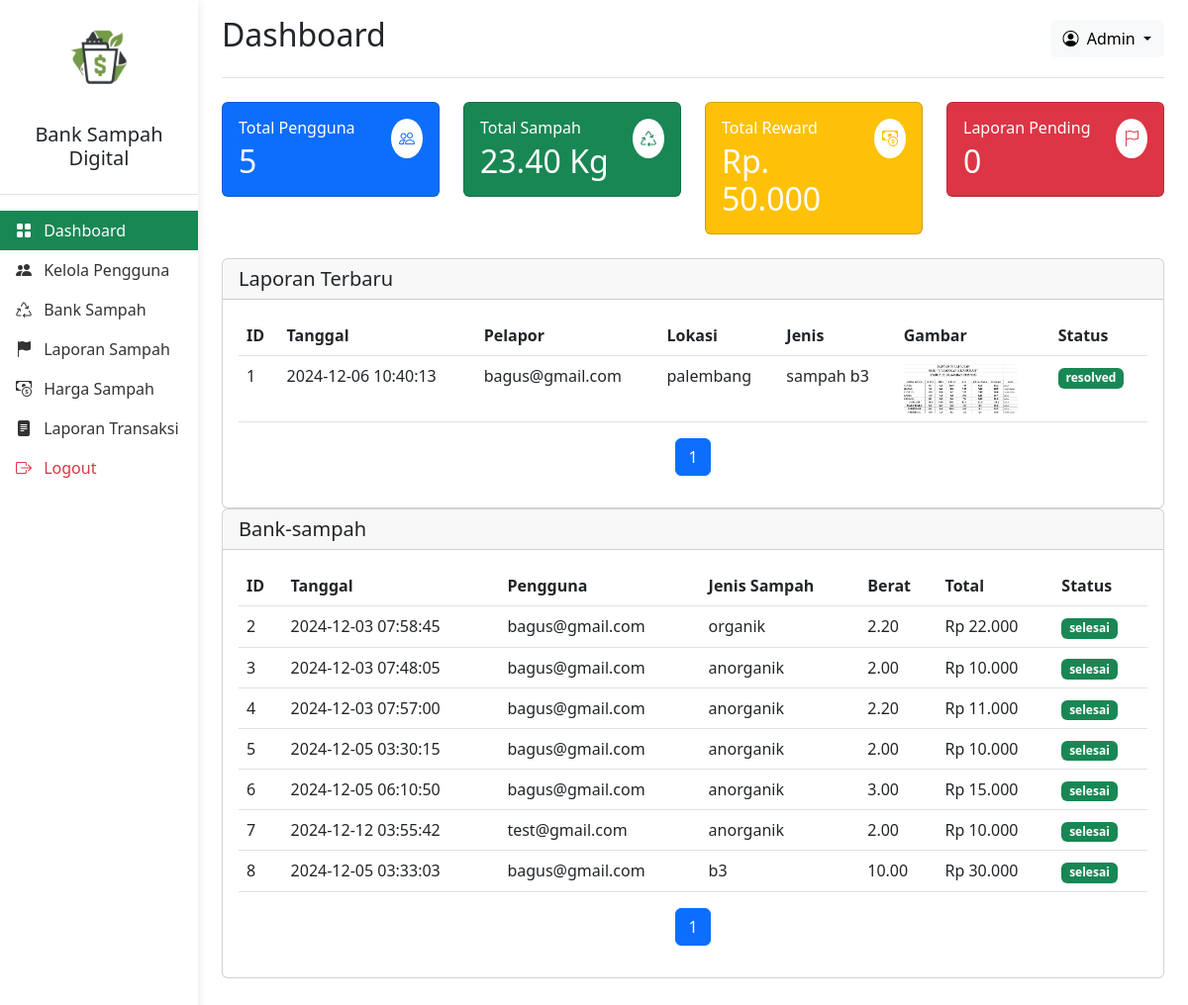
The page /dashboard/admin.php (signed in) on the database its author committed.
### tables this page shows
CREATE TABLE `laporan` (
  `id_laporan` int NOT NULL,
  `id_user` int DEFAULT NULL,
  `deskripsi` text,
  `status` enum('pending','in progress','resolved') DEFAULT NULL,
  `tanggal_laporan` timestamp NOT NULL DEFAULT CURRENT_TIMESTAMP,
  `jenis` enum('sampah rumah tangga','sampah industri','sampah b3') NOT NULL,
  `gambar` varchar(255) NOT NULL,
  `lokasi` varchar(255) NOT NULL
);

CREATE TABLE `users` (
  `id_user` int NOT NULL,
  `email` varchar(255) NOT NULL,
  `password` varchar(255) NOT NULL,
  `role` enum('user','admin') DEFAULT 'user',
  `tanggal_daftar` timestamp NULL DEFAULT CURRENT_TIMESTAMP
);

CREATE TABLE `setor_sampah` (
  `id_setor` int NOT NULL,
  `id_user` int DEFAULT NULL,
  `id_kategori` int DEFAULT NULL,
  `berat` decimal(10,2) NOT NULL,
  `total_harga` decimal(10,2) NOT NULL,
  `status` enum('pending','proses','selesai') NOT NULL DEFAULT 'pending',
  `tanggal_setoran` timestamp NULL DEFAULT CURRENT_TIMESTAMP
);

CREATE TABLE `kategori_sampah` (
  `id_kategori` int NOT NULL,
  `jenis` enum('organik','anorganik','b3') NOT NULL,
  `harga_per_kg` decimal(10,2) NOT NULL,
  `keterangan` text NOT NULL
);

### dashboard/admin.php (the view, shortened to what this page needs)
<?php
require_once "../functions/functions.php";
$batas_data = 10;
$halaman = isset($_GET['halaman']) ? (int)$_GET['halaman'] : 1;
$posisi = ($halaman - 1) * $batas_data;
$query_total = "SELECT COUNT(*) AS total FROM setor_sampah";
$total_result = $conn->query($query_total);
$total_data = $total_result->fetch_assoc()['total'];
$total_halaman = ceil($total_data / $batas_data);
$stmt = $conn->prepare("SELECT setor_sampah.*, users.email, kategori_sampah.jenis
                        FROM setor_sampah
                        INNER JOIN users ON setor_sampah.id_user = users.id_user
                        INNER JOIN kategori_sampah ON setor_sampah.id_kategori = kategori_sampah.jenis
                        LIMIT ?, ?");
$stmt->bind_param("ii", $posisi, $batas_data);
$stmt->execute();
$result = $stmt->get_result();
$i = 1;
$batas_data1 = 10;
$halaman1 = isset($_GET['halaman']) ? (int)$_GET['halaman'] : 1;
$posisi1 = ($halaman1 - 1) * $batas_data1;
$query_total1 = "SELECT COUNT(*) AS total FROM laporan";
$total_result1 = $conn->query($query_total1);
$total_data1 = $total_result1->fetch_assoc()['total'];
$total_halaman1 = ceil($total_data1 / $batas_data1);
$stmt1 = $conn->prepare("SELECT laporan.*, users.email
                                FROM laporan
                                INNER JOIN users ON laporan.id_user = users.id_user
                                LIMIT ?, ?");
$stmt1->bind_param("ii", $posisi1, $batas_data1);
$stmt1->execute();
$result1 = $stmt1->get_result();
?>
<!DOCTYPE html>
<html lang="id">
<head>
    <link href="https://cdn.jsdelivr.net/npm/bootstrap@5.3.0/dist/css/bootstrap.min.css" rel="stylesheet">
    <link href="https://cdn.jsdelivr.net/npm/bootstrap-icons@1.7.2/font/bootstrap-icons.css" rel="stylesheet">
    <link rel="stylesheet" href="../assets/css/admin.css">
</head>
<body>
    <div class="container-fluid">
        <div class="row">
            <div class="col-md-3 col-lg-2 px-0 bg-white sidebar">
                <div class="d-flex flex-column">
                    <div class="text-center p-3 border-bottom">
                        <img src="../assets/img/Logo.png" alt="Logo" class="img-fluid mb-2" style="max-width: 100px;">
                        <h5>Bank Sampah Digital</h5>
                    </div>
                    <ul class="nav flex-column py-3">
                        <li class="nav-item">
                            <a class="nav-link active" href="admin.php">
                                <i class="bi bi-grid-fill me-2"></i>
                                Dashboard
                            </a>
                        </li>
                        <li class="nav-item">
                            <a class="nav-link" href="Kelola.php">
                                <i class="bi bi-people-fill me-2"></i>
                                Kelola Pengguna
                            </a>
                        </li>
                        <li class="nav-item">
                            <a class="nav-link" href="bank-sampah.php">
                                <i class="bi bi-recycle me-2"></i>
                                Bank Sampah
                            </a>
                        </li>
                        <li class="nav-item">
                            <a class="nav-link" href="Laporan.php">
                                <i class="bi bi-flag-fill me-2"></i>
                                Laporan Sampah
                            </a>
                        </li>
                        <li class="nav-item">
                            <a class="nav-link" href="Harga.php">
                                <i class="bi bi-cash-coin me-2"></i>
                                Harga Sampah
                            </a>
                        </li>
                        <li class="nav-item">
                            <a class="nav-link" href="Transaksi.php">
                                <i class="bi bi-file-text-fill me-2"></i>
                                Laporan Transaksi
                            </a>
                        </li>
                        <li class="nav-item mt-auto">
                            <a class="nav-link text-danger" href="<?php echo $GLOBALS['base_url']; ?>/user/logout.php">
                                <i class="bi bi-box-arrow-right me-2"></i>
                                Logout
                            </a>
                        </li>
                    </ul>
                </div>
            </div>
            <div class="col-md-9 col-lg-10 ms-sm-auto px-4 py-3">
                <header class="d-flex justify-content-between align-items-center pb-3 mb-4 border-bottom">
                    <h1 class="h2">Dashboard</h1>
                    <div class="d-flex align-items-center">
                        <div class="dropdown">
                            <button class="btn btn-light dropdown-toggle" type="button" id="profileDropdown" data-bs-toggle="dropdown">
                                <i class="bi bi-person-circle me-1"></i>
                                Admin
                            </button>
                        </div>
                    </div>
                </header>
                <div class="row g-4 mb-4">
                    <div class="col-md-3">
                        <div class="card card-dashboard bg-primary text-white">
                            <div class="card-body">
                                <div class="d-flex justify-content-between align-items-start">
                                    <div>
                                        <h6 class="card-title mb-1">Total Pengguna</h6>
                                        <h2 class="mb-0"><?= totaluser(); ?></h2>
                                    </div>
                                    <div class="bg-white rounded-circle p-2">
                                        <i class="bi bi-people text-primary"></i>
                                    </div>
                                </div>
                            </div>
                        </div>
                    </div>
                    <div class="col-md-3">
                        <div class="card card-dashboard bg-success text-white">
                            <div class="card-body">
                                <div class="d-flex justify-content-between align-items-start">
                                    <div>
                                        <h6 class="card-title mb-1">Total Sampah</h6>
                                        <h2 class="mb-0"><?= totalsampah(); ?></h2>
                                    </div>
                                    <div class="bg-white rounded-circle p-2">
                                        <i class="bi bi-recycle text-success"></i>
                                    </div>
                                </div>
                            </div>
                        </div>
                    </div>
                    <div class="col-md-3">
                        <div class="card card-dashboard bg-warning text-white">
                            <div class="card-body">
                                <div class="d-flex justify-content-between align-items-start">
                                    <div>
                                    <h6 class="card-title mb-1">Total Reward</h6>
                                    <h2 class="mb-0"><?= reward(); ?></h2>
                                    </div>
                                    <div class="bg-white rounded-circle p-2">
                                        <i class="bi bi-cash-coin text-warning"></i>
                                    </div>
                                </div>
                            </div>
                        </div>
                    </div>
                    <div class="col-md-3">
                        <div class="card card-dashboard bg-danger text-white">
                            <div class="card-body">
                                <div class="d-flex justify-content-between align-items-start">
                                    <div>
                                        <h6 class="card-title mb-1">Laporan Pending</h6>
                                        <h2 class="mb-0"><?php totallapor2(); ?></h2>
                                    </div>
                                    <div class="bg-white rounded-circle p-2">
                                        <i class="bi bi-flag text-danger"></i>
                                    </div>
                                </div>
                            </div>
                        </div>
                    </div>
                </div>
                <div class="card">
                    <div class="card-header d-flex justify-content-between align-items-center">
                        <h5 class="mb-0">Laporan Terbaru</h5>
                    </div>
                    <div class="card-body">
                        <div class="table-responsive">
                            <table class="table table-hover">
                                <thead>
                                    <tr>
                                        <th>ID</th>
                                        <th>Tanggal</th>
                                        <th>Pelapor</th>
                                        <th>Lokasi</th>
                                        <th>Jenis</th>
                                        <th>Gambar</th>
                                        <th>Status</th>
                                    </tr>
                                </thead>
                                <tbody>
                                <?php while($row1 = $result1->fetch_assoc()): ?>
                                    <tr>
                                        <td><?= $i++ ?></td>
                                        <td><?= $row1['tanggal_laporan']; ?></td>
                                        <td><?= $row1['email']; ?></td>
                                        <td><?= $row1['lokasi']; ?></td>
                                        <td><?= $row1['jenis']; ?></td>
                                        <td><?='<img src="../pages/uploads/' . $row1['gambar'] .' "height="50px" alt="Gambar Laporan">'; ?></td>
                                        <?php if($row1['status'] == 'pending'): ?>
                                        <td>
                                            <span class="badge bg-danger">pending</span>
                                        </td>
                                        <?php elseif($row1['status'] == 'in progress'): ?>
                                        <td>
                                            <span class="badge bg-warning">in_progress</span>
                                        </td>
                                        <?php elseif($row1['status'] == 'resolved'): ?>
                                        <td>
                                            <span class="badge bg-success">resolved</span>
                                        </td>
                                        <?php endif; ?>
                                    </tr>
                                <?php endwhile; ?>
                                </tbody>
                            </table>
                            <div class="pagination d-flex justify-content-center mt-3">
                                <nav aria-label="Page navigation">
                                    <ul class="pagination">
                                        <?php
                                        for($x = 1; $x <= $total_halaman1; $x++){
                                            $active = ($x == $halaman1) ? 'active' : '';
                                            echo "<li class='page-item $active'><a class='page-link' href='?halaman=$x'>$x</a></li>";
                                        }
                                        ?>
                                    </ul>
                                </nav>
                            </div>
                        </div>
                    </div>
                </div>
                <div class="card mb-4">
                    <div class="card-header d-flex justify-content-between align-items-center">
                        <h5 class="mb-0">Bank-sampah</h5>
                    </div>
                    <div class="card-body">
                        <div class="table-responsive">
                            <table class="table table-hover">
                                <thead>
                                    <tr>
                                        <th>ID</th>
                                        <th>Tanggal</th>
                                        <th>Pengguna</th>
                                        <th>Jenis Sampah</th>
                                        <th>Berat</th>
                                        <th>Total</th>
                                        <th>Status</th>
                                    </tr>
                                </thead>
                                <tbody>
                                <?php while($row = $result->fetch_assoc()): ?>
                                    <tr>
                                        <td><?= $i++; ?></td>
                                        <td><?= $row['tanggal_setoran']; ?></td>
                                        <td><?= $row['email']; ?></td>
                                        <td><?= $row['jenis']; ?></td>
                                        <td><?= $row['berat']; ?></td>
                                        <td><?= "Rp ". number_format($row['total_harga'], 0, ',', '.') ?></td>
                                        <?php if($row['status'] == 'pending'): ?>
                                        <td>
                                            <span class="badge bg-danger">pending</span>
                                        </td>
                                        <?php elseif($row['status'] == 'proses'): ?>
                                        <td>
                                            <span class="badge bg-warning">proses</span>
                                        </td>
                                        <?php elseif($row['status'] == 'selesai'): ?>
                                        <td>
                                            <span class="badge bg-success">selesai</span>
                                        </td>
                                        <?php endif; ?>
                                    </tr>
                                <?php endwhile; ?>
                                </tbody>
                            </table>
                            <div class="pagination d-flex justify-content-center mt-3">
                                <nav aria-label="Page navigation">
                                    <ul class="pagination">
                                        <?php
                                        for($x = 1; $x <= $total_halaman; $x++){
                                            $active = ($x == $halaman) ? 'active' : '';
                                            echo "<li class='page-item $active'><a class='page-link' href='?halaman=$x'>$x</a></li>";
                                        }
                                        ?>
                                    </ul>
                                </nav>
                            </div>
                        </div>
                    </div>
                </div>
</body>
</html>

### rows shown on the page
laporan: tanggal_laporan "2024-12-06 10:40:13", id_user.email "bagus@gmail.com", lokasi "palembang", jenis "sampah b3", gambar (picture), status "resolved"
setor_sampah: tanggal_setoran "2024-12-03 07:58:45", id_user.email "bagus@gmail.com", id_kategori.jenis "organik", berat "2.20", total_harga "22.000", status "selesai"
setor_sampah: tanggal_setoran "2024-12-03 07:48:05", id_user.email "bagus@gmail.com", id_kategori.jenis "anorganik", berat "2.00", total_harga "10.000", status "selesai"
setor_sampah: tanggal_setoran "2024-12-03 07:57:00", id_user.email "bagus@gmail.com", id_kategori.jenis "anorganik", berat "2.20", total_harga "11.000", status "selesai"
setor_sampah: tanggal_setoran "2024-12-05 03:30:15", id_user.email "bagus@gmail.com", id_kategori.jenis "anorganik", berat "2.00", total_harga "10.000", status "selesai"
setor_sampah: tanggal_setoran "2024-12-05 06:10:50", id_user.email "bagus@gmail.com", id_kategori.jenis "anorganik", berat "3.00", total_harga "15.000", status "selesai"
setor_sampah: tanggal_setoran "2024-12-12 03:55:42", id_user.email "test@gmail.com", id_kategori.jenis "anorganik", berat "2.00", total_harga "10.000", status "selesai"
setor_sampah: tanggal_setoran "2024-12-05 03:33:03", id_user.email "bagus@gmail.com", id_kategori.jenis "b3", berat "10.00", total_harga "30.000", status "selesai"

### other values the page prints
totaluser() "5"
$total_sampah "23.40"
reward() "Rp. 50.000"
$total_lapor "0"
